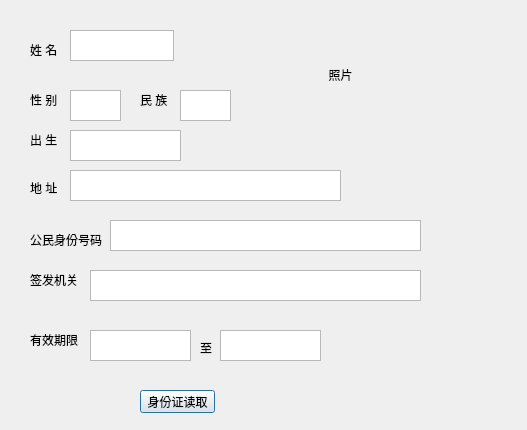
<?xml version="1.0" encoding="UTF-8"?>
<ui version="4.0">
 <class>IdcardDialog</class>
 <widget class="QDialog" name="IdcardDialog">
  <property name="geometry">
   <rect>
    <x>0</x>
    <y>0</y>
    <width>527</width>
    <height>430</height>
   </rect>
  </property>
  <property name="windowTitle">
   <string>IdcardDialog</string>
  </property>
  <widget class="QLabel" name="label">
   <property name="geometry">
    <rect>
     <x>30</x>
     <y>40</y>
     <width>41</width>
     <height>20</height>
    </rect>
   </property>
   <property name="text">
    <string>姓 名</string>
   </property>
  </widget>
  <widget class="QLabel" name="label_2">
   <property name="geometry">
    <rect>
     <x>30</x>
     <y>90</y>
     <width>41</width>
     <height>20</height>
    </rect>
   </property>
   <property name="text">
    <string>性 别</string>
   </property>
  </widget>
  <widget class="QLabel" name="label_3">
   <property name="geometry">
    <rect>
     <x>140</x>
     <y>90</y>
     <width>41</width>
     <height>20</height>
    </rect>
   </property>
   <property name="text">
    <string>民 族</string>
   </property>
  </widget>
  <widget class="QLabel" name="label_4">
   <property name="geometry">
    <rect>
     <x>30</x>
     <y>130</y>
     <width>41</width>
     <height>20</height>
    </rect>
   </property>
   <property name="text">
    <string>出 生</string>
   </property>
  </widget>
  <widget class="QLabel" name="label_5">
   <property name="geometry">
    <rect>
     <x>30</x>
     <y>180</y>
     <width>41</width>
     <height>16</height>
    </rect>
   </property>
   <property name="text">
    <string>地 址</string>
   </property>
  </widget>
  <widget class="QLabel" name="label_6">
   <property name="geometry">
    <rect>
     <x>30</x>
     <y>230</y>
     <width>81</width>
     <height>20</height>
    </rect>
   </property>
   <property name="text">
    <string>公民身份号码</string>
   </property>
  </widget>
  <widget class="QLabel" name="label_7">
   <property name="geometry">
    <rect>
     <x>30</x>
     <y>270</y>
     <width>51</width>
     <height>20</height>
    </rect>
   </property>
   <property name="text">
    <string>签发机关</string>
   </property>
  </widget>
  <widget class="QLabel" name="label_8">
   <property name="geometry">
    <rect>
     <x>30</x>
     <y>330</y>
     <width>51</width>
     <height>20</height>
    </rect>
   </property>
   <property name="text">
    <string>有效期限</string>
   </property>
  </widget>
  <widget class="QLabel" name="picLabel">
   <property name="geometry">
    <rect>
     <x>280</x>
     <y>20</y>
     <width>121</width>
     <height>111</height>
    </rect>
   </property>
   <property name="text">
    <string>&lt;html&gt;&lt;head/&gt;&lt;body&gt;&lt;p align=&quot;center&quot;&gt;照片&lt;/p&gt;&lt;/body&gt;&lt;/html&gt;</string>
   </property>
  </widget>
  <widget class="QTextEdit" name="nameEdit">
   <property name="geometry">
    <rect>
     <x>70</x>
     <y>30</y>
     <width>104</width>
     <height>31</height>
    </rect>
   </property>
  </widget>
  <widget class="QTextEdit" name="genderEdit">
   <property name="geometry">
    <rect>
     <x>70</x>
     <y>90</y>
     <width>51</width>
     <height>31</height>
    </rect>
   </property>
  </widget>
  <widget class="QTextEdit" name="folkEdit">
   <property name="geometry">
    <rect>
     <x>180</x>
     <y>90</y>
     <width>51</width>
     <height>31</height>
    </rect>
   </property>
  </widget>
  <widget class="QTextEdit" name="birthEdit">
   <property name="geometry">
    <rect>
     <x>70</x>
     <y>130</y>
     <width>111</width>
     <height>31</height>
    </rect>
   </property>
  </widget>
  <widget class="QTextEdit" name="addrEdit">
   <property name="geometry">
    <rect>
     <x>70</x>
     <y>170</y>
     <width>271</width>
     <height>31</height>
    </rect>
   </property>
  </widget>
  <widget class="QTextEdit" name="codeEdit">
   <property name="geometry">
    <rect>
     <x>110</x>
     <y>220</y>
     <width>311</width>
     <height>31</height>
    </rect>
   </property>
  </widget>
  <widget class="QTextEdit" name="agencyEdit">
   <property name="geometry">
    <rect>
     <x>90</x>
     <y>270</y>
     <width>331</width>
     <height>31</height>
    </rect>
   </property>
  </widget>
  <widget class="QTextEdit" name="expireStartEdit">
   <property name="geometry">
    <rect>
     <x>90</x>
     <y>330</y>
     <width>101</width>
     <height>31</height>
    </rect>
   </property>
  </widget>
  <widget class="QLabel" name="label_9">
   <property name="geometry">
    <rect>
     <x>200</x>
     <y>340</y>
     <width>41</width>
     <height>16</height>
    </rect>
   </property>
   <property name="text">
    <string>至</string>
   </property>
  </widget>
  <widget class="QTextEdit" name="expireEndEdit">
   <property name="geometry">
    <rect>
     <x>220</x>
     <y>330</y>
     <width>101</width>
     <height>31</height>
    </rect>
   </property>
  </widget>
  <widget class="QPushButton" name="readBtn">
   <property name="geometry">
    <rect>
     <x>140</x>
     <y>390</y>
     <width>75</width>
     <height>23</height>
    </rect>
   </property>
   <property name="text">
    <string>身份证读取</string>
   </property>
  </widget>
 </widget>
 <resources/>
 <connections/>
</ui>
